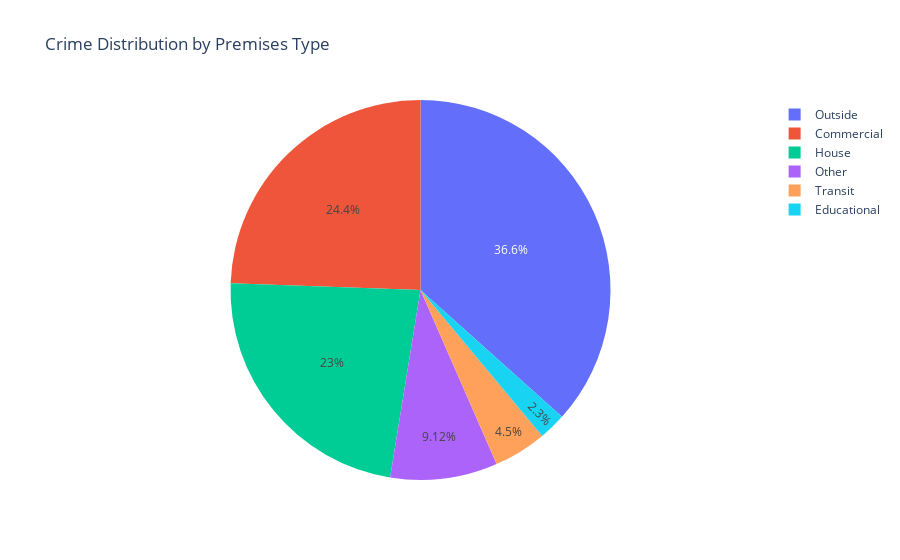
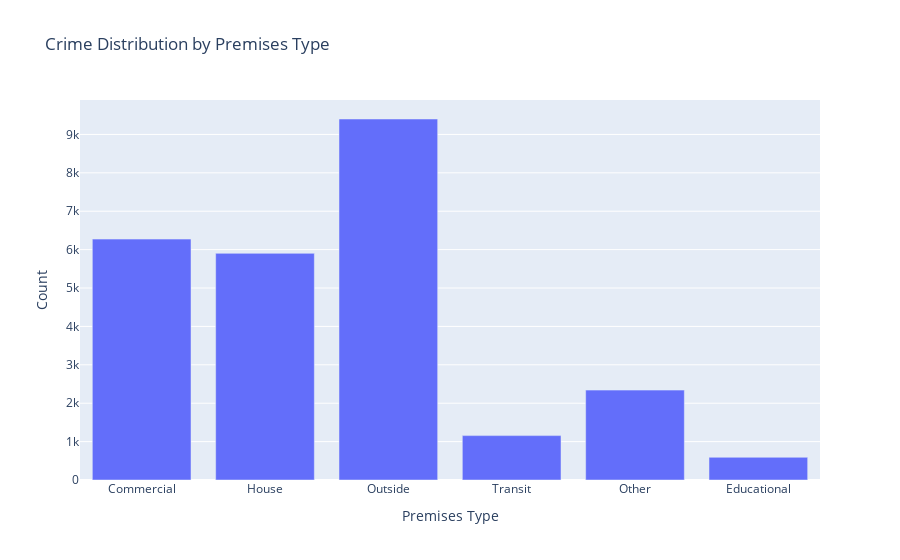

Here is the notebook cell these charts were saved with, in order:
### Code cell
# Count premises type
commercial_crime = df[df['premises_type'] == 'Commercial'].count()['event_unique_id']
house_crime = df[df['premises_type'] == 'House'].count()['event_unique_id']
outside_crime = df[df['premises_type'] == 'Outside'].count()['event_unique_id']
transit_crime = df[df['premises_type'] == 'Transit'].count()['event_unique_id']
other_crime = df[df['premises_type'] == 'Other'].count()['event_unique_id']
educational_crime = df[df['premises_type'] == 'Educational'].count()['event_unique_id']

# Create a dataframe
data = {'Premises Type': ['Commercial', 'House', 'Outside', 'Transit', 'Other', 'Educational'],
        'Count': [commercial_crime, house_crime, outside_crime, transit_crime, other_crime, educational_crime]}

# pie chart 
fig = px.pie(data, values='Count', names='Premises Type', title='Crime Distribution by Premises Type')

# Show pie chart
fig.show()
# Create a dataframe for the bar chart
data_bar = {'Premises Type': ['Commercial', 'House', 'Outside', 'Transit', 'Other', 'Educational'],
            'Count': [commercial_crime, house_crime, outside_crime, transit_crime, other_crime, educational_crime]}

# Create the bar chart using Plotly Express
fig_bar = px.bar(data_bar, x='Premises Type', y='Count', title='Crime Distribution by Premises Type')

# Show the bar chart
fig_bar.show()

### Figure 1 — Plotly figure (JSON) as saved in the notebook; plotly's stock layout.template omitted (floating-point values rounded to 4 significant figures)
{"data": [{"domain": {"x": [0, 1], "y": [0, 1]}, "hovertemplate": "Premises Type=%{label}<br>Count=%{value}<extra></extra>", "labels": ["Commercial", "House", "Outside", "Transit", "Other", "Educational"], "legendgroup": "", "name": "", "showlegend": true, "type": "pie", "values": [6274, 5903, 9402, 1156, 2341, 591]}], "layout": {"legend": {"tracegroupgap": 0}, "title": {"text": "Crime Distribution by Premises Type"}}}

### Figure 2 — Plotly figure (JSON) as saved in the notebook; plotly's stock layout.template omitted (floating-point values rounded to 4 significant figures)
{"data": [{"alignmentgroup": "True", "hovertemplate": "Premises Type=%{x}<br>Count=%{y}<extra></extra>", "legendgroup": "", "marker": {"color": "#636efa", "pattern": {"shape": ""}}, "name": "", "offsetgroup": "", "orientation": "v", "showlegend": false, "textposition": "auto", "type": "bar", "x": ["Commercial", "House", "Outside", "Transit", "Other", "Educational"], "xaxis": "x", "y": [6274, 5903, 9402, 1156, 2341, 591], "yaxis": "y"}], "layout": {"barmode": "relative", "legend": {"tracegroupgap": 0}, "title": {"text": "Crime Distribution by Premises Type"}, "xaxis": {"anchor": "y", "domain": [0, 1], "title": {"text": "Premises Type"}}, "yaxis": {"anchor": "x", "domain": [0, 1], "title": {"text": "Count"}}}}
